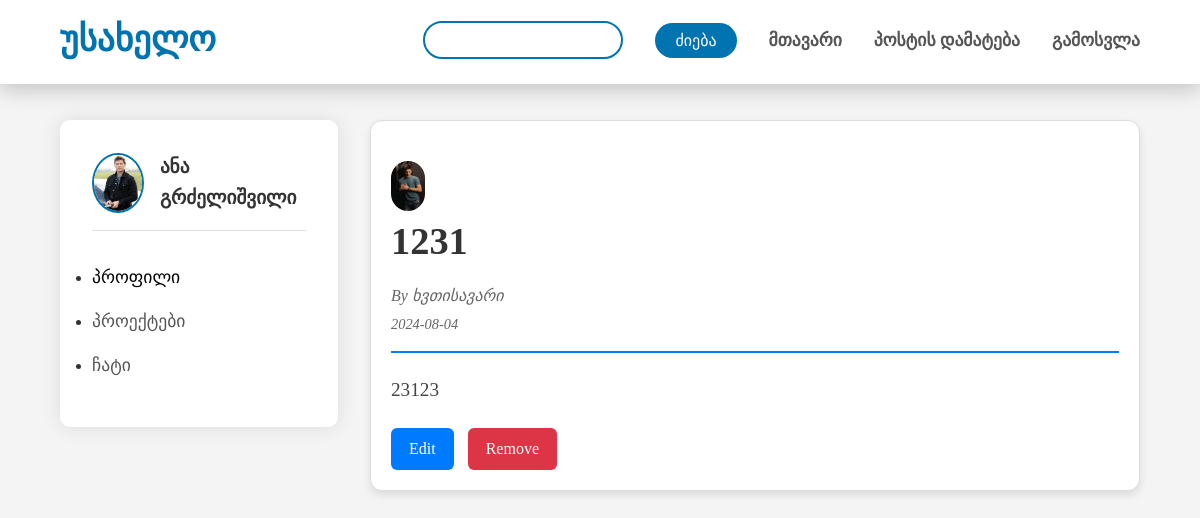
The page /post/1 (signed in) on the database as committed earlier.
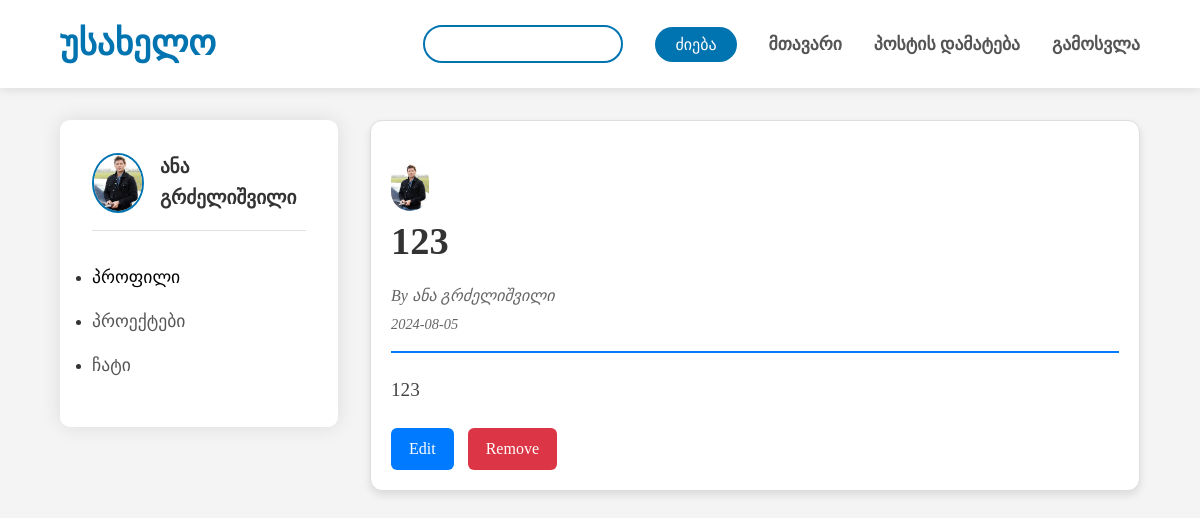
The same page on the database as committed later.
### models.py (models this page shows)
class Post(db.Model):
    id = db.Column(db.Integer, primary_key=True)
    username = db.Column(db.String(80), nullable=False)
    user_image = db.Column(db.String(80), nullable=False)
    date_posted = db.Column(db.DateTime, nullable=False, default=datetime.utcnow)
    title = db.Column(db.String(80), nullable=False)
    content = db.Column(db.String(), nullable=False)
    image_file = db.Column(db.String(120), nullable=True)
    keywords = db.Column(db.String(200), nullable=True)
    comments = db.relationship('Comment', backref='post', lazy=True, cascade="all, delete-orphan")

### routes.py (the view)
@app.route("/post/<int:post_id>")
def post_detail(post_id):
    post = Post.query.get_or_404(post_id)
    return render_template('post_detail.html', post=post)

### routes.py (called while the page is built)
@login_manager.user_loader
def load_user(user_id):
    return User.query.get(int(user_id))

### templates/post_detail.html
{% extends "base.html" %}
{% block styles %}
<link rel="stylesheet" href="{{ url_for('static', filename='styles/post-detail.css') }}">
{% endblock %}
{% block content %}
<div class="post-detail">
    <div class="post-header">
        <img class="user-img" src="{{ url_for('static', filename='uploads/' ~ post.user_image) }}" alt="User Image">
        <div class="post-info">
            <h1>{{ post.title }}</h1>
            <p><em>By {{ post.username }}</em></p>
            <p class="date">{{ post.date_posted.strftime('%Y-%m-%d') }}</p>
        </div>
    </div>
    <div class="post-content">
        <p>{{ post.content }}</p>
    </div>
    <div class="post-actions">
        <form action="{{ url_for('edit_post', id=post.id) }}" method="GET" class="action-form">
            <button type="submit" class="edit-btn">Edit</button>
        </form>
        <form action="{{ url_for('delete_post', id=post.id) }}" method="POST" class="action-form">
            <button type="submit" class="remove-btn">Remove</button>
        </form>
    </div>
</div>
{% endblock %}

Rows that differ between the two databases and show on the page:
changed Post: user_image: a different picture; title "1231" → "123"; username "ხვთისავარი" → "ანა გრძელიშვილი"; date_posted "2024-08-04" → "2024-08-05"; content "23123" → "123"
